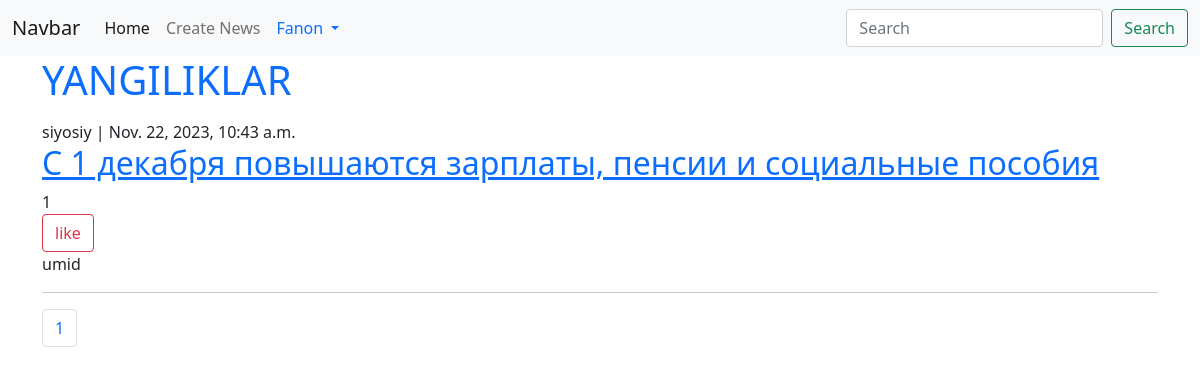
Page / (signed in) on the committed database.
### user/models.py (models this page shows)
class User(AbstractUser):
	STATUS = (
	('admin', 'ADMIN'),
	('manager', 'MANAGER'),
	('user', 'USER'),
	)
	address = models.CharField(max_length= 30, null=True)
	phone = models.CharField(max_length=13)
	image = models.ImageField(upload_to = 'user_photos/', null = True, blank = True)
	status = models.CharField(max_length = 10, choices=STATUS, default = "user")
	def __str__(self):
		return self.username

### news/models.py (models this page shows, shortened)
class News(models.Model):
	title = models.CharField(max_length = 150, verbose_name = 'Xabar sarlavhasi')
	content = models.TextField(verbose_name = 'Xabar matni')
	category = models.ForeignKey(Category, on_delete = models.CASCADE)
	author = models.ForeignKey(User, on_delete = models.CASCADE, related_name = 'User_news')
	photo = models.ImageField(upload_to = 'news_photo/', null=True, blank=True)
	created = models.DateTimeField(auto_now_add=True)
	updated = models.DateTimeField(auto_now=True)
	slug = models.SlugField(blank = True)
	@property
	def sum_of_likes(self):
		return self.likes.user.count()

class Category(models.Model):
	name = models.CharField(max_length = 50)
	def __str__(self):
		return self.name

class Like(models.Model):
	news = models.OneToOneField(News, on_delete=models.CASCADE, related_name = 'likes')
	user = models.ManyToManyField(User)

### web/views.py (the view)
# urls.py: 2. Add a URL to urlpatterns:  path('', views.home, name='home')
def home(request):
	news = News.objects.all()
	page = Paginator(news, 4)
	number = request.GET.get('page', 1)
	pages = page.page(number)
	find = request.GET.get('find', None)
	if find:
		new = News.objects.filter(title__icontains=find)
		return render(request, 'home.html', {'new':new } )
	return render(request, 'home.html', {'news':pages} )

### templates/home.html (shortened to what this page needs)
<!DOCTYPE html>
<html>
<head>
	<link href="https://cdn.jsdelivr.net/npm/bootstrap@5.0.2/dist/css/bootstrap.min.css" rel="stylesheet">
</head>
<body>
<nav class="navbar navbar-expand-lg navbar-light bg-light">
  <div class="container-fluid">
    <a class="navbar-brand" href="#">Navbar</a>
    <div class="collapse navbar-collapse" id="navbarSupportedContent">
      <ul class="navbar-nav me-auto mb-2 mb-lg-0">
        <li class="nav-item">
          <a class="nav-link active" aria-current="page" href="{% url 'home' %}">Home</a>
        </li>
        {% if request.user.status == 'admin'%}
        <li class="nav-item">
          <a class="nav-link" href="{%url 'create' %}">Create News</a>
        </li>
        {%endif%}
        {% if request.user.is_authenticated %}
        <li class="nav-item dropdown">
          <a class="nav-link dropdown-toggle text-primary" href="{% url 'Profile' %}" id="navbarDropdown" role="button" data-bs-toggle="dropdown" aria-expanded="false">
            {{request.user.username}}
          </a>
          {%endif%}
      </ul>
      <form class="d-flex" method="get">
        <input class="form-control me-2" type="search" placeholder="Search" aria-label="Search" name="find">
        <button class="btn btn-outline-success" type="submit">Search</button>
      </form>
    </div>
  </div>
</nav>
<div class="container">
<h1 class="text-primary">YANGILIKLAR</h1>
  {% for i in news.object_list %}
  <span>{{i.category}}</span> | <span>{{i.created}}</span>
  <h2><a href="{%url 'detail' i.id %}">{{i.title}}</a></h2>
  <span>{{i.sum_of_likes}}</span>
  {% if request.user.is_authenticated%}
  <form method="post" action="{% url 'like' i.id %}">
    <button type="submit" class="btn btn-outline-danger">like</button>
  </form>
  {%else%}
      <a href="{%url 'Login'%}"><button type="submit" class="btn btn-outline-danger" >like</button></a>
      {%endif%}
   <span>{{i.author}}</span>
  <hr>
  {% endfor %}
<nav aria-label="Page navigation example">
  <ul class="pagination">
    <li class="page-item"><a class="page-link" href="">{{news.number}}</a></li>
  </ul>
</nav>
</div>
</body>
</html>

### rows in the picture
User: user.username "Fanon"
News: category "siyosiy", created "Nov. 22, 2023, 10:43 a.m.", title "С 1 декабря повышаются зарплаты, пенсии и социальные пособия", sum_of_likes "1", author "umid"

### other values in the picture
{{ news.number }} "1"
